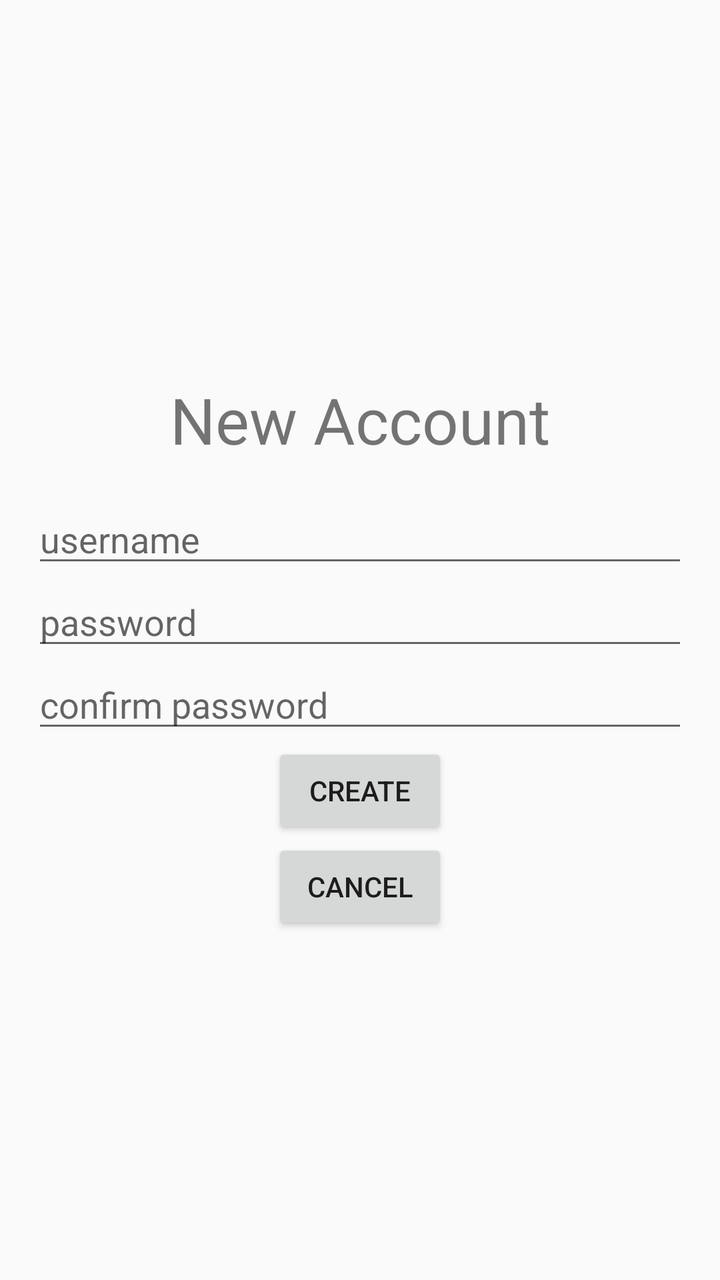
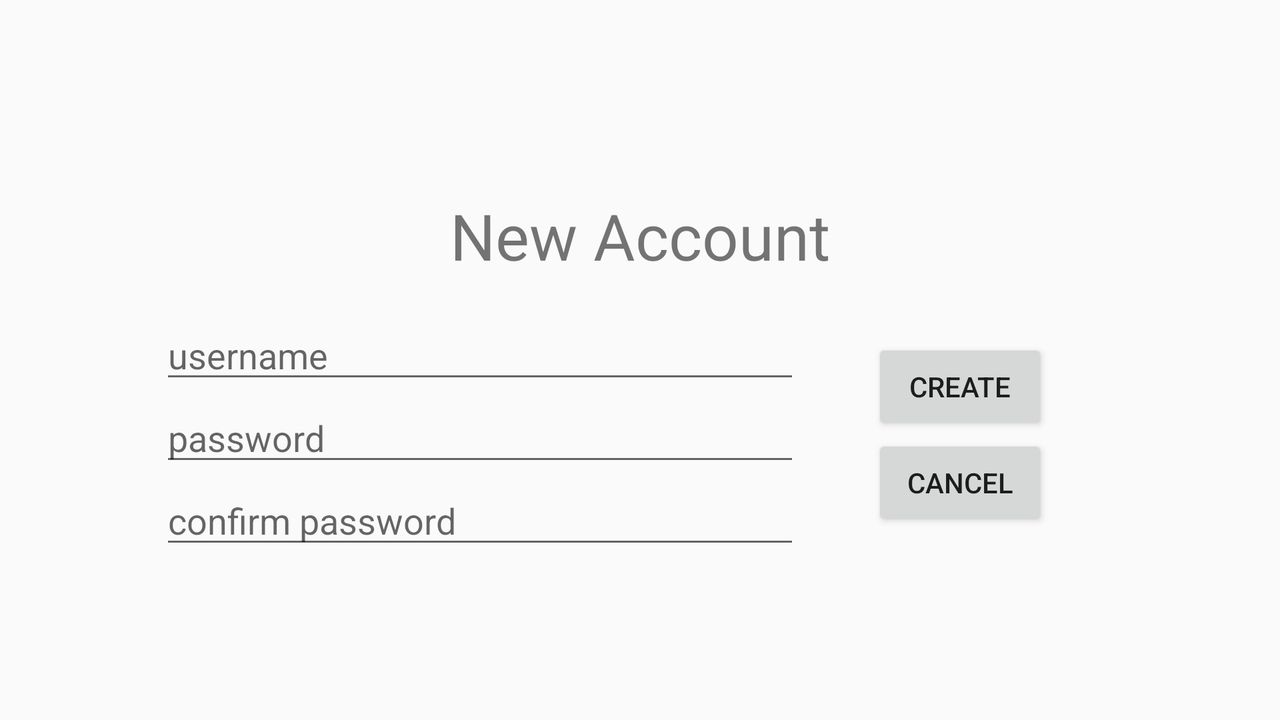

The same Android screen from two of the app's own layout files: first res/layout/ as a phone draws it, then the repository's variant for another configuration, drawn on a device whose configuration selects that folder. Both files follow.
<!-- AndroidManifest.xml: application theme AppTheme -->
<!-- res/layout/fragment_new_account.xml -->
<LinearLayout xmlns:android="http://schemas.android.com/apk/res/android"
    android:layout_width="match_parent"
    android:layout_height="match_parent"
    xmlns:app="http://schemas.android.com/apk/res-auto"
    android:gravity="center"
    android:orientation="vertical"
    android:padding="16dp">

    <TextView
        android:layout_width="wrap_content"
        android:layout_height="wrap_content"
        android:text="@string/new_account_title"
        android:textSize="32sp"
        android:padding="16dp"/>

    <EditText
        android:layout_width="match_parent"
        android:layout_height="wrap_content"
        android:hint="@string/username_hint"
        android:inputType="text"
        android:id="@+id/username"/>

    <EditText
        android:layout_width="match_parent"
        android:layout_height="wrap_content"
        android:hint="@string/password_hint"
        android:inputType="textPassword"
        android:id="@+id/password"/>

    <EditText
        android:layout_width="match_parent"
        android:layout_height="wrap_content"
        android:hint="@string/confirm_password_hint"
        android:inputType="textPassword"
        android:id="@+id/confirm_password"/>

    <Button
        android:id="@+id/create_button"
        android:layout_width="wrap_content"
        android:layout_height="wrap_content"
        android:text="@string/create_button"/>

    <Button
        android:id="@+id/cancel_button"
        android:layout_width="wrap_content"
        android:layout_height="wrap_content"
        android:text="@string/cancel_button"/>

</LinearLayout>
<!-- resources referenced by this layout -->
<resources>
  <string name="cancel_button">CANCEL</string>
  <string name="confirm_password_hint">confirm password</string>
  <string name="create_button">CREATE</string>
  <string name="new_account_title">New Account</string>
  <string name="password_hint">password</string>
  <string name="username_hint">username</string>
  <style name="AppTheme" parent="Theme.AppCompat.Light.DarkActionBar">
          
          <item name="colorPrimary">@color/colorPrimary</item>
          <item name="colorPrimaryDark">@color/colorPrimaryDark</item>
          <item name="colorAccent">@color/colorAccent</item>
      </style>
</resources>
<!-- res/layout-land/fragment_new_account.xml (the repository's variant of the layout above) -->
<!-- drawn on the phone turned sideways -->
<LinearLayout xmlns:android="http://schemas.android.com/apk/res/android"
    android:layout_width="match_parent"
    android:layout_height="match_parent"
    xmlns:app="http://schemas.android.com/apk/res-auto"
    android:gravity="center"
    android:orientation="vertical"
    android:padding="16dp">

    <TextView
        android:layout_width="wrap_content"
        android:layout_height="wrap_content"
        android:text="@string/new_account_title"
        android:textSize="32sp"
        android:padding="16dp"/>

    <LinearLayout
        android:layout_width="match_parent"
        android:layout_height="wrap_content"
        android:gravity="center"
        android:orientation="horizontal">

        <LinearLayout
            android:layout_width="0dp"
            android:layout_height="wrap_content"
            android:layout_marginLeft="64dp"
            android:layout_weight="2"
            android:gravity="center"
            android:orientation="vertical">

            <EditText
                android:layout_width="match_parent"
                android:layout_height="wrap_content"
                android:hint="@string/username_hint"
                android:inputType="text"
                android:id="@+id/username"/>

            <EditText
                android:layout_width="match_parent"
                android:layout_height="wrap_content"
                android:hint="@string/password_hint"
                android:inputType="textPassword"
                android:id="@+id/password"/>

            <EditText
                android:layout_width="match_parent"
                android:layout_height="wrap_content"
                android:hint="@string/confirm_password_hint"
                android:inputType="textPassword"
                android:id="@+id/confirm_password"/>

        </LinearLayout>

        <LinearLayout
            android:layout_width="0dp"
            android:layout_height="wrap_content"
            android:layout_marginRight="64dp"
            android:layout_weight="1"
            android:gravity="center"
            android:orientation="vertical">

            <Button
                android:id="@+id/create_button"
                android:layout_width="wrap_content"
                android:layout_height="wrap_content"
                android:text="@string/create_button"/>

            <Button
                android:id="@+id/cancel_button"
                android:layout_width="wrap_content"
                android:layout_height="wrap_content"
                android:text="@string/cancel_button"/>

        </LinearLayout>

    </LinearLayout>

</LinearLayout>
